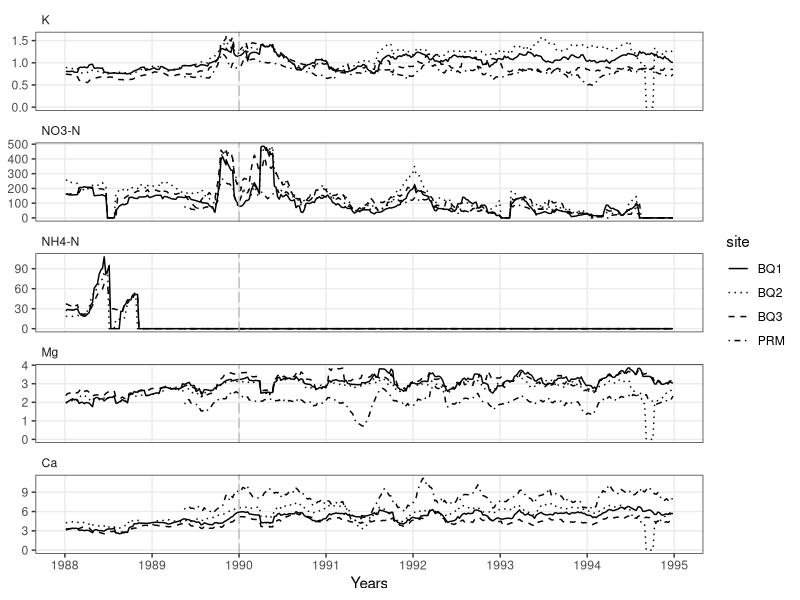

The R source for this figure:
# Setup
library(tidyverse)
library(here)
library(lubridate)

rm(list = ls())

# Time-series plots of rain inputs and streamwater concentrations are presented as 9-wk moving averages. This approach minimized rapid fluctuations
# caused by concentration-discharge interactions, made longer-term patterns
# more apparent, and permitted data from several streams and ions to be presented together. Stream concentration data are presented in two groups, the
# El Verde streams (QS, QT, QPA, QPB), and the Bisley streams (PRM, BQ1,
# BQ2, BQ3). Moving averages were not plotted where there were gaps in sampling or in particular chemical analyses.

# Load data
BQ1_df <- read_csv(here("knb-lter-luq.20.4923064","QuebradaCuenca1-Bisley.csv")) %>% 
  mutate(site = "BQ1")
BQ2_df <- read_csv(here("knb-lter-luq.20.4923064","QuebradaCuenca2-Bisley.csv")) %>% 
  mutate(site = "BQ2")
BQ3_df <- read_csv(here("knb-lter-luq.20.4923064","QuebradaCuenca3-Bisley.csv")) %>% 
  mutate(site = "BQ3")
PRM_df <- read_csv(here("knb-lter-luq.20.4923064","RioMameyesPuenteRoto.csv")) %>% 
  mutate(site = "PRM")

compounds <- c("K","NO3-N","NH4-N","Mg","Ca")
sites <- c("BQ1", "BQ2", "BQ3", "PRM")


# assign value in seconds of 4 week half-interval
half_interval_sec <- 4 * 7 * 24 * 60 * 60

#Define function to calculate moving average
calc_moving_avg <- function(dates, values, half_interval = 4, min_gap_size = 3) {
  
  # date values in  numerical POSIXct
  date_sec <-  as.numeric(dates)
  
  # generate empty vector to store rolled means
  rolled_means <- numeric(length(values))
  
  # iterate along length of values
  for (i in seq_along(values)) {
    # identify interval values for each date
    interval_elements <- abs(date_sec - date_sec[i]) <= half_interval_sec
    
    # subset values and dates to those in the interval
    interval_vals <- values[interval_elements]
    dates <- date_sec[interval_elements]
    
    # remove NA values and dates
    non_na_elements <- !is.na(interval_vals)
    vals <- interval_vals[non_na_elements]
    dates <- dates[non_na_elements]
    
    if (length(vals) < min_gap_size) {
      next
    } else {
      rolled_means[i] <- mean(vals)
    }
  }
  return(rolled_means)
}


# Deal with duplicate date entries


all_sites_df <- bind_rows(BQ1_df, BQ2_df, BQ3_df, PRM_df) %>%
  mutate(date = as.POSIXct(ymd(Sample_Date), tz = "UTC")) %>%
  filter(year(date) >= 1988, year(date) <= 1994) %>%
  select(date, site, "K", "NO3-N", "NH4-N", "Mg", "Ca") %>%
  arrange(site, date)


long <- all_sites_df %>%
  pivot_longer(cols = c(K, "NO3-N", "NH4-N", Mg, Ca), names_to = "compound", values_to = "value") %>% 
  mutate(compound = factor(compound, levels = compounds),
         site = factor(site, levels = sites)) %>%  # make compound and site categorical
  group_by(site, compound) %>% 
  arrange(date, .by_group = TRUE) %>%
  mutate(rolling_means = calc_moving_avg(date, value, half_interval = 4, min_gap_size = 3)) %>% 
  ungroup()

# plot different compound moving averages over time by site



ggplot(long, aes(x = date, y = rolling_means, linetype = site, group = site)) +
  geom_line(na.rm = TRUE) +
  geom_vline(xintercept = as.POSIXct("1990-01-01", tz = "UTC"), linetype = "longdash", color = "grey") +
  facet_wrap(~ compound, ncol = 1, scales = "free_y") +
  scale_linetype_manual(
    values = c("solid", "dotted", "dashed", "dotdash")
  ) +
  scale_x_datetime(date_breaks = "1 year", date_labels = "%Y") +
  labs(x = "Years", y = NULL) +
  theme_bw() +
  theme(panel.grid.minor = element_blank(),
        strip.background = element_blank(),
        strip.text = element_text(hjust = 0))

# ggsave(here("figs","spooled-spaghetti-plot.png"), width = 6, height = 8)